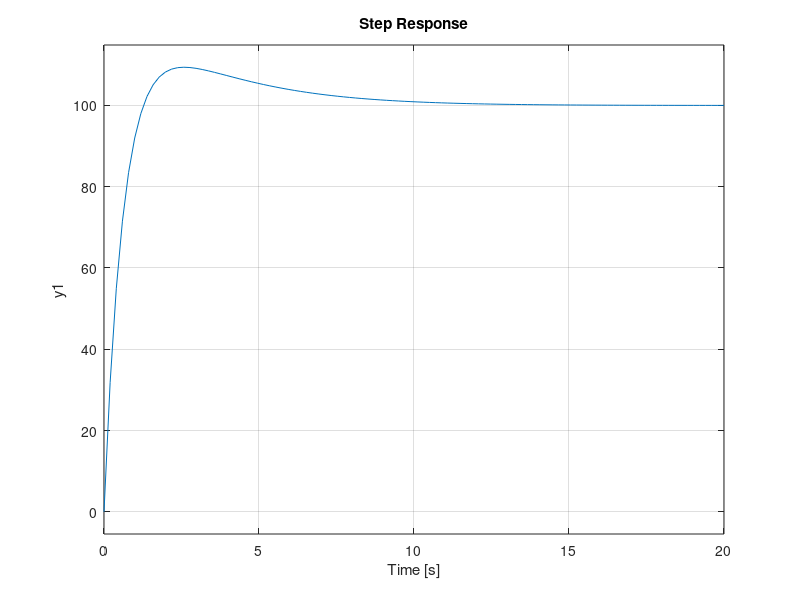

Reproduce this figure in MATLAB. (Note: this script raises an error after producing the figure.)
num = [200];
denom = [1 0.5 0];
s = tf('s');
Gp = tf(num,denom); % Transfer Function of Gp(s)
kp = 0.007164;
ki = 0.0013387;
kd = 0.009398;

Gc = kp + ki/s + kd*s; % Transfer Function of Gc(s) = 1
Gc

closed_loop_sys = feedback(series(Gc,Gp),1); % Closed-Loop Unity Feedback System
uncompensated_closed_loop_sys = feedback(series(1,Gp),1);

step(closed_loop_sys*100)
stepinfo(closed_loop_sys*100)
[y,t] = step(closed_loop_sys*100);
sse = abs(100 - y(end))

figure;
bode(closed_loop_sys*100)
figure;
bode(uncompensated_closed_loop_sys*100)
bandwidth(closed_loop_sys)